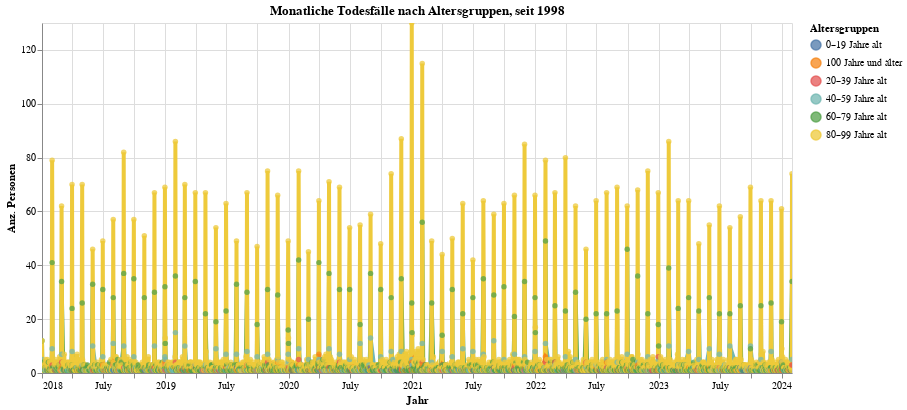

Source (notebook cell):
### Code cell
# DELETE!
myTitle="DELETE! Monatliche Todesfälle nach Altersgruppen, seit "+str(data2betested.index.year.min())

highlight = alt.selection(type='single', on='mouseover',
                          fields=['ALT_lang'], nearest=True)
#x='date:StichtagDatJahr',
base = alt.Chart(myAgg2.reset_index(), title=myTitle).encode(
    x=alt.X('StichtagDatJahr', axis=alt.Axis(title='Jahr'))# , axis=alt.Axis(format='%', title='percentage')
    , y=alt.X('sum_WBev', axis=alt.Axis(title='Anz. Personen'))
    , color=alt.Color('ALT_lang', legend=alt.Legend(title="Altersgruppen", orient="right"))  
    ,tooltip=['StichtagDatJahr', 'ALT_lang','sum_WBev']    
)
points = base.mark_circle().encode(
    opacity=alt.value(0.75)
).add_selection(
    highlight
).properties(
    width=750 , height=350
)
lines = base.mark_line().encode(
    size=alt.condition(~highlight, alt.value(0.5), alt.value(4))
).interactive()

lines + points

### Figure 1 — Vega-Lite specification as saved in the notebook (floating-point values rounded to 4 significant figures; data arrays with more than 128 entries replaced by an {"elided": "..."} marker saying what was removed)
{"config": {"view": {"continuousWidth": 400, "continuousHeight": 300}}, "layer": [{"mark": "line", "encoding": {"color": {"type": "nominal", "field": "ALT_lang", "legend": {"orient": "right", "title": "Altersgruppen"}}, "size": {"condition": {"value": 0.5, "selection": {"not": "selector025"}}, "value": 4}, "tooltip": [{"type": "temporal", "field": "StichtagDatJahr"}, {"type": "nominal", "field": "ALT_lang"}, {"type": "quantitative", "field": "sum_WBev"}], "x": {"type": "temporal", "axis": {"title": "Jahr"}, "field": "StichtagDatJahr"}, "y": {"type": "quantitative", "axis": {"title": "Anz. Personen"}, "field": "sum_WBev"}}, "selection": {"selector026": {"type": "interval", "bind": "scales", "encodings": ["x", "y"]}}, "title": "Monatliche Todesfälle nach Altersgruppen, seit 1998"}, {"mark": "circle", "encoding": {"color": {"type": "nominal", "field": "ALT_lang", "legend": {"orient": "right", "title": "Altersgruppen"}}, "opacity": {"value": 0.75}, "tooltip": [{"type": "temporal", "field": "StichtagDatJahr"}, {"type": "nominal", "field": "ALT_lang"}, {"type": "quantitative", "field": "sum_WBev"}], "x": {"type": "temporal", "axis": {"title": "Jahr"}, "field": "StichtagDatJahr"}, "y": {"type": "quantitative", "axis": {"title": "Anz. Personen"}, "field": "sum_WBev"}}, "height": 350, "selection": {"selector025": {"type": "single", "on": "mouseover", "fields": ["ALT_lang"], "nearest": true}}, "title": "Monatliche Todesfälle nach Altersgruppen, seit 1998", "width": 750}], "data": {"name": "data-2621f4e18e3480cb0e70a8b80c7da48e"}, "$schema": "https://vega.github.io/schema/vega-lite/v4.8.1.json", "datasets": {"data-2621f4e18e3480cb0e70a8b80c7da48e": {"elided": "4134 records"}}}
